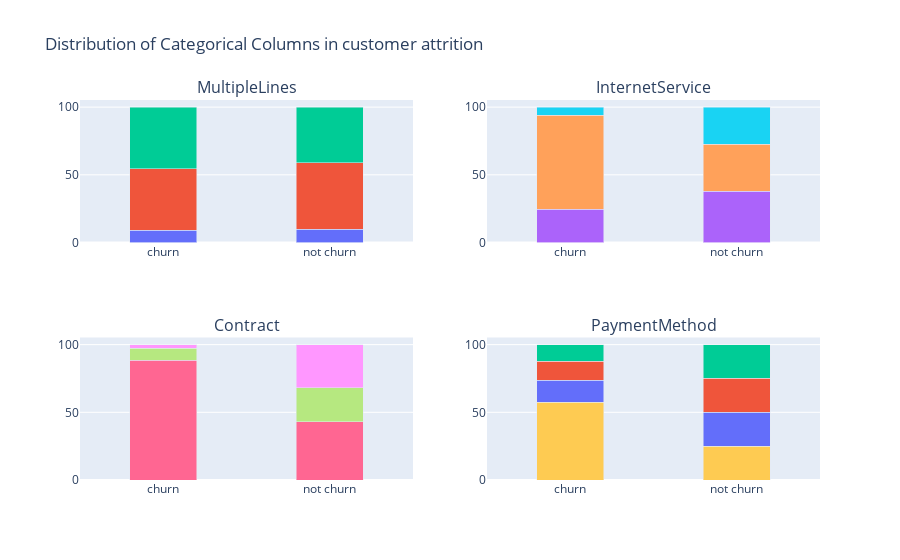

The notebook cell this image was saved under:
### Code cell
layout = go.Layout(
    title = 'Distribution of Categorical Columns in customer attrition',
    barmode='stack',
    showlegend= False
)

# fig = go.Figure(data=data, layout=layout)
# fig = go.Figure(data=data, layout=layout)
fig = tools.make_subplots(rows=2, cols=2, subplot_titles = ('MultipleLines', 'InternetService', 'Contract', 'PaymentMethod'))
fig.append_trace(data['MultipleLines_No phone service'], 1,1)
fig.append_trace(data['MultipleLines_No'], 1,1)
fig.append_trace(data['MultipleLines_Yes'], 1,1)
fig.append_trace(data['InternetService_DSL'], 1,2)
fig.append_trace(data['InternetService_Fiber optic'], 1,2)
fig.append_trace(data['InternetService_No'], 1,2)
fig.append_trace(data['Contract_Month-to-month'], 2,1)
fig.append_trace(data['Contract_One year'], 2,1)
fig.append_trace(data['Contract_Two year'], 2,1)
fig.append_trace(data['PaymentMethod_Electronic check'], 2,2)
fig.append_trace(data['PaymentMethod_Mailed check'], 2,2)
fig.append_trace(data['PaymentMethod_Bank transfer (automatic)'], 2,2)
fig.append_trace(data['PaymentMethod_Credit card (automatic)'], 2,2)
fig.layout.update(layout)
iplot(fig)

### Figure 1 — Plotly figure (JSON) as saved in the notebook; plotly's stock layout.template omitted (floating-point values rounded to 4 significant figures)
{"data": [{"name": "No phone service", "type": "bar", "width": 0.4, "x": ["churn", "not churn"], "xaxis": "x", "y": [9.096, 9.896], "yaxis": "y"}, {"name": "No", "type": "bar", "width": 0.4, "x": ["churn", "not churn"], "xaxis": "x", "y": [45.43, 49.11], "yaxis": "y"}, {"name": "Yes", "type": "bar", "width": 0.4, "x": ["churn", "not churn"], "xaxis": "x", "y": [45.48, 40.99], "yaxis": "y"}, {"name": "DSL", "type": "bar", "width": 0.4, "x": ["churn", "not churn"], "xaxis": "x2", "y": [24.56, 37.92], "yaxis": "y2"}, {"name": "Fiber optic", "type": "bar", "width": 0.4, "x": ["churn", "not churn"], "xaxis": "x2", "y": [69.4, 34.77], "yaxis": "y2"}, {"name": "No", "type": "bar", "width": 0.4, "x": ["churn", "not churn"], "xaxis": "x2", "y": [6.046, 27.31], "yaxis": "y2"}, {"name": "Month-to-month", "type": "bar", "width": 0.4, "x": ["churn", "not churn"], "xaxis": "x3", "y": [88.55, 42.91], "yaxis": "y3"}, {"name": "One year", "type": "bar", "width": 0.4, "x": ["churn", "not churn"], "xaxis": "x3", "y": [8.882, 25.26], "yaxis": "y3"}, {"name": "Two year", "type": "bar", "width": 0.4, "x": ["churn", "not churn"], "xaxis": "x3", "y": [2.568, 31.83], "yaxis": "y3"}, {"name": "Electronic check", "type": "bar", "width": 0.4, "x": ["churn", "not churn"], "xaxis": "x4", "y": [57.3, 25.01], "yaxis": "y4"}, {"name": "Mailed check", "type": "bar", "width": 0.4, "x": ["churn", "not churn"], "xaxis": "x4", "y": [16.48, 25.2], "yaxis": "y4"}, {"name": "Bank transfer (automatic)", "type": "bar", "width": 0.4, "x": ["churn", "not churn"], "xaxis": "x4", "y": [13.8, 24.86], "yaxis": "y4"}, {"name": "Credit card (automatic)", "type": "bar", "width": 0.4, "x": ["churn", "not churn"], "xaxis": "x4", "y": [12.41, 24.93], "yaxis": "y4"}], "layout": {"annotations": [{"font": {"size": 16}, "showarrow": false, "text": "MultipleLines", "x": 0.225, "xanchor": "center", "xref": "paper", "y": 1, "yanchor": "bottom", "yref": "paper"}, {"font": {"size": 16}, "showarrow": false, "text": "InternetService", "x": 0.775, "xanchor": "center", "xref": "paper", "y": 1, "yanchor": "bottom", "yref": "paper"}, {"font": {"size": 16}, "showarrow": false, "text": "Contract", "x": 0.225, "xanchor": "center", "xref": "paper", "y": 0.375, "yanchor": "bottom", "yref": "paper"}, {"font": {"size": 16}, "showarrow": false, "text": "PaymentMethod", "x": 0.775, "xanchor": "center", "xref": "paper", "y": 0.375, "yanchor": "bottom", "yref": "paper"}], "barmode": "stack", "showlegend": false, "title": {"text": "Distribution of Categorical Columns in customer attrition"}, "xaxis": {"anchor": "y", "domain": [0, 0.45]}, "xaxis2": {"anchor": "y2", "domain": [0.55, 1]}, "xaxis3": {"anchor": "y3", "domain": [0, 0.45]}, "xaxis4": {"anchor": "y4", "domain": [0.55, 1]}, "yaxis": {"anchor": "x", "domain": [0.625, 1]}, "yaxis2": {"anchor": "x2", "domain": [0.625, 1]}, "yaxis3": {"anchor": "x3", "domain": [0, 0.375]}, "yaxis4": {"anchor": "x4", "domain": [0, 0.375]}}}
